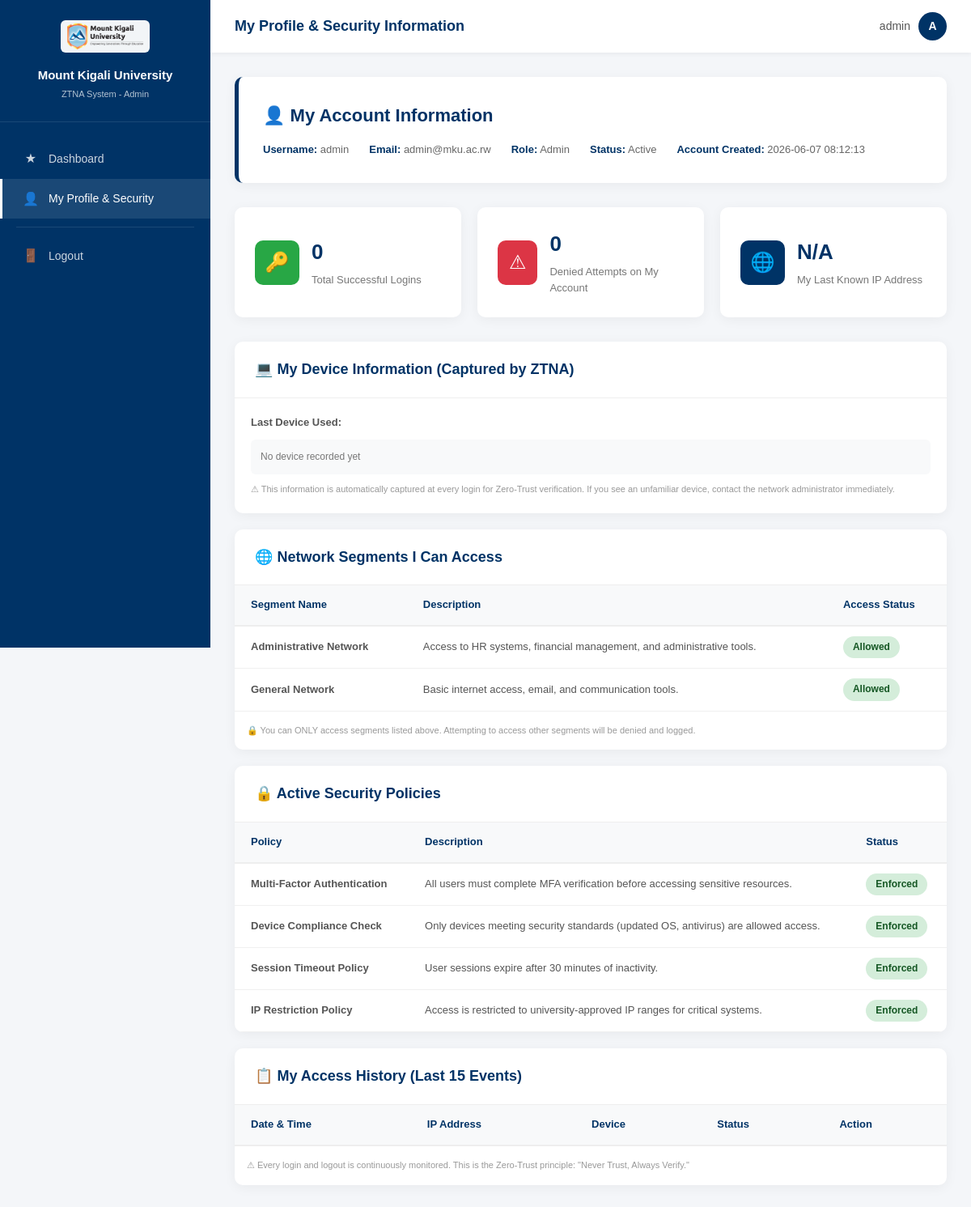
The page /my_profile.php (signed in) on the database its author committed.
### tables this page shows
CREATE TABLE IF NOT EXISTS users (
    user_id INT AUTO_INCREMENT PRIMARY KEY,
    username VARCHAR(100) NOT NULL,
    email VARCHAR(100) NOT NULL UNIQUE,
    password VARCHAR(255) NOT NULL,
    user_role ENUM('admin', 'student', 'lecturer', 'staff') NOT NULL,
    device_info VARCHAR(255) DEFAULT NULL,
    ip_address VARCHAR(50) DEFAULT NULL,
    status ENUM('active', 'suspended') DEFAULT 'active',
    created_at TIMESTAMP DEFAULT CURRENT_TIMESTAMP
);

CREATE TABLE IF NOT EXISTS network_segments (
    segment_id INT AUTO_INCREMENT PRIMARY KEY,
    segment_name VARCHAR(100) NOT NULL,
    allowed_roles VARCHAR(255),
    description TEXT
);

CREATE TABLE IF NOT EXISTS security_policies (
    policy_id INT AUTO_INCREMENT PRIMARY KEY,
    policy_name VARCHAR(100) NOT NULL,
    description TEXT,
    is_active TINYINT DEFAULT 1,
    created_at TIMESTAMP DEFAULT CURRENT_TIMESTAMP
);

### my_profile.php (the view, shortened to what this page needs)
<?php
require_once 'db_connect.php';
$user_id = $_SESSION['user_id'];
$username = $_SESSION['username'];
$user_role = $_SESSION['user_role'];
$stmt = mysqli_prepare($conn, "SELECT * FROM users WHERE user_id = ?");
mysqli_stmt_bind_param($stmt, "i", $user_id);
mysqli_stmt_execute($stmt);
$user = mysqli_fetch_assoc(mysqli_stmt_get_result($stmt));
$segments = mysqli_query($conn, "SELECT * FROM network_segments WHERE allowed_roles LIKE '%" . mysqli_real_escape_string($conn, $user_role) . "%'");
$policies = mysqli_query($conn, "SELECT * FROM security_policies WHERE is_active = 1");
$stmt2 = mysqli_prepare($conn, "SELECT COUNT(*) as total FROM access_logs WHERE user_id = ? AND access_status = 'granted'");
mysqli_stmt_bind_param($stmt2, "i", $user_id);
mysqli_stmt_execute($stmt2);
$total_logins = mysqli_fetch_assoc(mysqli_stmt_get_result($stmt2))['total'];
$stmt3 = mysqli_prepare($conn, "SELECT COUNT(*) as total FROM access_logs WHERE user_id = ? AND access_status = 'denied'");
mysqli_stmt_bind_param($stmt3, "i", $user_id);
mysqli_stmt_execute($stmt3);
$total_denied = mysqli_fetch_assoc(mysqli_stmt_get_result($stmt3))['total'];
$back_link = "dashboard_" . $user_role . ".php";
?>
<!DOCTYPE html>
<html lang="en">
<head>
    <link rel="stylesheet" href="css/style.css">
</head>
<body>
<div class="dashboard-wrapper">
    <aside class="sidebar">
        <div class="sidebar-header">
            <img src="images/MKUR-logo.png" alt="MKU Logo" style="height: 40px; margin-bottom: 8px;">
            <h2>Mount Kigali University</h2>
            <p>ZTNA System - <?php echo ucfirst($user_role); ?></p>
        </div>
        <nav class="sidebar-nav">
            <a href="<?php echo $back_link; ?>">
                <span class="nav-icon">&#9733;</span> Dashboard
            </a>
            <a href="my_profile.php" class="active">
                <span class="nav-icon">&#128100;</span> My Profile & Security
            </a>
            <div class="nav-divider"></div>
            <a href="logout.php">
                <span class="nav-icon">&#128682;</span> Logout
            </a>
        </nav>
    </aside>
    <main class="main-content">
        <header class="top-header">
            <h1>My Profile & Security Information</h1>
            <div class="user-info">
                <span><?php echo htmlspecialchars($username); ?></span>
                <div class="user-avatar"><?php echo strtoupper(substr($username, 0, 1)); ?></div>
            </div>
        </header>
        <div class="content-area">
            <div class="welcome-section">
                <h2>&#128100; My Account Information</h2>
                <div class="meta-info" style="margin-top: 15px;">
                    <span><strong>Username:</strong> <?php echo htmlspecialchars($user['username']); ?></span>
                    <span><strong>Email:</strong> <?php echo htmlspecialchars($user['email']); ?></span>
                    <span><strong>Role:</strong> <?php echo ucfirst($user['user_role']); ?></span>
                    <span><strong>Status:</strong> <?php echo ucfirst($user['status']); ?></span>
                    <span><strong>Account Created:</strong> <?php echo $user['created_at']; ?></span>
                </div>
            </div>
            <div class="stats-grid">
                <div class="stat-card">
                    <div class="stat-icon green">&#128273;</div>
                    <div class="stat-info">
                        <h3><?php echo $total_logins; ?></h3>
                        <p>Total Successful Logins</p>
                    </div>
                </div>
                <div class="stat-card">
                    <div class="stat-icon red">&#9888;</div>
                    <div class="stat-info">
                        <h3><?php echo $total_denied; ?></h3>
                        <p>Denied Attempts on My Account</p>
                    </div>
                </div>
                <div class="stat-card">
                    <div class="stat-icon blue">&#127760;</div>
                    <div class="stat-info">
                        <h3><?php echo htmlspecialchars($user['ip_address'] ?? 'N/A'); ?></h3>
                        <p>My Last Known IP Address</p>
                    </div>
                </div>
            </div>
            <div class="table-container">
                <div class="table-header">
                    <h2>&#128187; My Device Information (Captured by ZTNA)</h2>
                </div>
                <div style="padding: 20px;">
                    <p style="font-size: 13px; color: #555; margin-bottom: 10px;"><strong>Last Device Used:</strong></p>
                    <p style="font-size: 12px; color: #777; background: #f8f9fa; padding: 12px; border-radius: 6px; word-break: break-all;">
                        <?php echo htmlspecialchars($user['device_info'] ?? 'No device recorded yet'); ?>
                    </p>
                    <p style="font-size: 11px; color: #999; margin-top: 10px;">
                        &#9888; This information is automatically captured at every login for Zero-Trust verification.
                        If you see an unfamiliar device, contact the network administrator immediately.
                    </p>
                </div>
            </div>
            <div class="table-container" style="margin-top: 20px;">
                <div class="table-header">
                    <h2>&#127760; Network Segments I Can Access</h2>
                </div>
                <table class="data-table">
                    <thead>
                        <tr><th>Segment Name</th><th>Description</th><th>Access Status</th></tr>
                    </thead>
                    <tbody>
                        <?php while ($seg = mysqli_fetch_assoc($segments)): ?>
                        <tr>
                            <td><strong><?php echo htmlspecialchars($seg['segment_name']); ?></strong></td>
                            <td><?php echo htmlspecialchars($seg['description']); ?></td>
                            <td><span class="badge badge-granted">Allowed</span></td>
                        </tr>
                        <?php endwhile; ?>
                    </tbody>
                </table>
                <div style="padding: 15px; font-size: 11px; color: #999;">
                    &#128274; You can ONLY access segments listed above. Attempting to access other segments will be denied and logged.
                </div>
            </div>
            <div class="table-container" style="margin-top: 20px;">
                <div class="table-header">
                    <h2>&#128274; Active Security Policies</h2>
                </div>
                <table class="data-table">
                    <thead>
                        <tr><th>Policy</th><th>Description</th><th>Status</th></tr>
                    </thead>
                    <tbody>
                        <?php while ($pol = mysqli_fetch_assoc($policies)): ?>
                        <tr>
                            <td><strong><?php echo htmlspecialchars($pol['policy_name']); ?></strong></td>
                            <td><?php echo htmlspecialchars($pol['description']); ?></td>
                            <td><span class="badge badge-granted">Enforced</span></td>
                        </tr>
                        <?php endwhile; ?>
                    </tbody>
                </table>
            </div>
            <div class="table-container" style="margin-top: 20px;">
                <div class="table-header">
                    <h2>&#128203; My Access History (Last 15 Events)</h2>
                </div>
                <table class="data-table">
                    <thead>
                        <tr><th>Date & Time</th><th>IP Address</th><th>Device</th><th>Status</th><th>Action</th></tr>
                    </thead>
                </table>
                <div style="padding: 15px; font-size: 11px; color: #999;">
                    &#9888; Every login and logout is continuously monitored. This is the Zero-Trust principle: "Never Trust, Always Verify."
                </div>
            </div>
        </div>
    </main>
</div>
</body>
</html>

### css/style.css (style rules this page uses)
* { margin: 0; padding: 0; box-sizing: border-box; }
html { scroll-behavior: smooth; }
body { font-family: 'Arial', 'Roboto', sans-serif; background-color: #f4f6f9; color: #333; line-height: 1.6; min-height: 100vh; }
a { text-decoration: none; color: inherit; }
.dashboard-wrapper { display: flex; min-height: 100vh; }
.sidebar { width: 260px; background: #003366; color: #ffffff; position: fixed; top: 0; left: 0; height: 100vh; overflow-y: auto; z-index: 1000; transition: transform 0.3s; }
.sidebar-header { padding: 25px 20px; border-bottom: 1px solid rgba(255, 255, 255, 0.1); text-align: center; }
.sidebar-header img { background: rgba(255, 255, 255, 0.95); padding: 4px 8px; border-radius: 6px; }
.sidebar-header h2 { font-size: 15px; font-weight: 700; margin-bottom: 3px; }
.sidebar-header p { font-size: 11px; opacity: 0.7; }
.sidebar-nav { padding: 20px 0; }
.sidebar-nav a { display: flex; align-items: center; padding: 12px 25px; color: rgba(255, 255, 255, 0.8); font-size: 14px; transition: all 0.3s; border-left: 3px solid transparent; }
.sidebar-nav a:hover, .sidebar-nav a.active { background: rgba(255, 255, 255, 0.1); color: #ffffff; border-left-color: #ffffff; }
.sidebar-nav a .nav-icon { margin-right: 12px; font-size: 16px; width: 20px; text-align: center; }
.sidebar-nav .nav-divider { height: 1px; background: rgba(255, 255, 255, 0.1); margin: 10px 20px; }
.main-content { margin-left: 260px; flex: 1; min-height: 100vh; }
.top-header { background: #ffffff; padding: 15px 30px; display: flex; justify-content: space-between; align-items: center; box-shadow: 0 2px 5px rgba(0, 0, 0, 0.05); position: sticky; top: 0; z-index: 100; }
.top-header h1 { color: #003366; font-size: 18px; font-weight: 700; }
.top-header .user-info { display: flex; align-items: center; gap: 10px; font-size: 14px; color: #555; }
.top-header .user-avatar { width: 35px; height: 35px; background: #003366; border-radius: 50%; display: flex; align-items: center; justify-content: center; color: #fff; font-weight: 600; font-size: 14px; }
.content-area { padding: 30px; }
.stats-grid { display: grid; grid-template-columns: repeat(auto-fit, minmax(240px, 1fr)); gap: 20px; margin-bottom: 30px; }
.stat-card { background: #ffffff; border-radius: 10px; padding: 25px; box-shadow: 0 3px 15px rgba(0, 0, 0, 0.05); display: flex; align-items: center; gap: 15px; transition: transform 0.3s, box-shadow 0.3s; }
.stat-card .stat-icon { width: 55px; height: 55px; border-radius: 10px; display: flex; align-items: center; justify-content: center; font-size: 24px; color: #ffffff; }
.stat-card .stat-icon.blue { background: #003366; }
.stat-card .stat-icon.green { background: #28a745; }
.stat-card .stat-icon.red { background: #dc3545; }
.stat-card .stat-info h3 { font-size: 26px; color: #003366; font-weight: 700; }
.stat-card .stat-info p { font-size: 13px; color: #777; margin-top: 3px; }
.table-container { background: #ffffff; border-radius: 10px; box-shadow: 0 3px 15px rgba(0, 0, 0, 0.05); overflow-x: auto; margin-top: 20px; }
.table-header { display: flex; justify-content: space-between; align-items: center; padding: 20px 25px; border-bottom: 1px solid #eee; }
.table-header h2 { color: #003366; font-size: 18px; }
.data-table { width: 100%; border-collapse: collapse; }
.data-table th { background: #f8f9fa; padding: 14px 20px; text-align: left; font-size: 13px; font-weight: 600; color: #003366; border-bottom: 2px solid #eee; }
.data-table td { padding: 12px 20px; font-size: 13px; color: #555; border-bottom: 1px solid #f0f0f0; }
.badge { padding: 4px 12px; border-radius: 20px; font-size: 12px; font-weight: 600; display: inline-block; }
.badge-granted { background: #d4edda; color: #155724; }
.welcome-section { background: #ffffff; border-radius: 10px; padding: 30px; margin-bottom: 30px; box-shadow: 0 3px 15px rgba(0, 0, 0, 0.05); border-left: 5px solid #003366; }
.welcome-section h2 { color: #003366; font-size: 22px; margin-bottom: 10px; }
.welcome-section .meta-info { display: flex; gap: 25px; flex-wrap: wrap; margin-top: 10px; }
.welcome-section .meta-info span { font-size: 13px; color: #666; }
.welcome-section .meta-info span strong { color: #003366; }

### rows shown on the page
users: username "admin", email "admin@mku.ac.rw", user_role "Admin", status "Active", created_at "2026-06-07 08:12:13", ip_address "N/A", device_info "No device recorded yet"
network_segments: segment_name "Administrative Network", description "Access to HR systems, financial management, and administrative tools."
network_segments: segment_name "General Network", description "Basic internet access, email, and communication tools."
security_policies: policy_name "Multi-Factor Authentication", description "All users must complete MFA verification before accessing sensitive resources."
security_policies: policy_name "Device Compliance Check", description "Only devices meeting security standards (updated OS, antivirus) are allowed access."
security_policies: policy_name "Session Timeout Policy", description "User sessions expire after 30 minutes of inactivity."
security_policies: policy_name "IP Restriction Policy", description "Access is restricted to university-approved IP ranges for critical systems."

### other values the page prints
$user_role "Admin"
$username "admin"
substr($username, 0, 1) "A"
$total_logins "0"
$total_denied "0"
